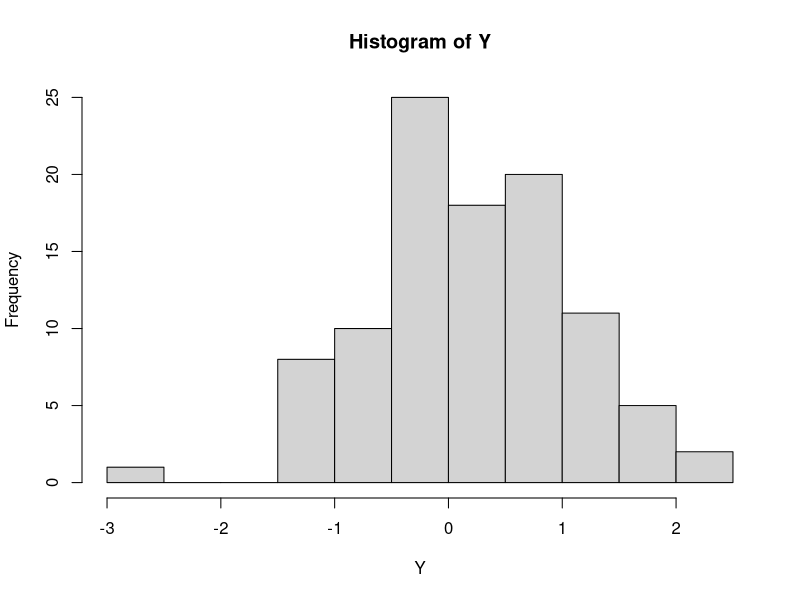

This chart was generated by the following R code:
## ---- chunk 1
knitr::opts_chunk$set(echo = TRUE)
## ---- chunk 2
# sample of size 100
Y<- rnorm( 100)
hist( Y)
